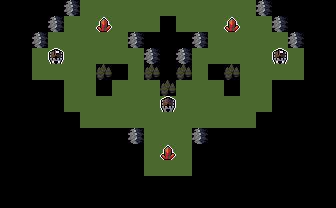

Below is a game level as drawn by its tile map, then a one-line description and the .tmx that defines it (tile-layer data replaced by summaries):
An orthogonal 21x13 tile map with 16x16 px tiles, 3 tile layers (Tiles, Objects, Tier3), 6 hidden layers not drawn.

<map version="1.10" tiledversion="1.10.0" orientation="orthogonal" renderorder="right-down" width="21" height="13" tilewidth="16" tileheight="16" infinite="0" nextlayerid="33" nextobjectid="102">
 <editorsettings>
  <export format="ecs" />
 </editorsettings>
 <tileset firstgid="1" source="../../tilesets/map-maker-tileset.tsx" />
 <group id="17" name="Tiles" offsetx="2.84217e-14" offsety="0">
  <properties>
   <property name="entityLayer" type="bool" value="true" />
  </properties>
  <layer id="2" name="Tiles" width="21" height="13">
   <properties>
    <property name="prototypeLayer" type="bool" value="true" />
   </properties>
   <data>[273 cells, 117 non-empty, 3 distinct tile ids]</data>
  </layer>
 </group>
 <group id="15" name="Objects">
  <properties>
   <property name="entityLayer" type="bool" value="true" />
  </properties>
  <layer id="10" name="Objects" width="21" height="13">
   <properties>
    <property name="prototypeLayer" type="bool" value="true" />
   </properties>
   <data>[273 cells, 6 non-empty, 3 distinct tile ids]</data>
  </layer>
  <objectgroup id="18" name="Portals" />
 </group>
 <group id="11" name="Extras">
  <properties>
   <property name="entityLayer" type="bool" value="true" />
  </properties>
  <group id="20" name="Zone" visible="0">
   <properties>
    <property name="componentLayer" type="bool" value="true" />
    <property name="encoding" value="uint32" />
   </properties>
   <layer id="26" name="Zone5" width="21" height="13">
    <properties>
     <property name="value" type="int" value="5" />
    </properties>
    <data>[273 cells, 0 non-empty, 0 distinct tile ids]</data>
   </layer>
   <layer id="24" name="Zone4" width="21" height="13">
    <properties>
     <property name="value" type="int" value="4" />
    </properties>
    <data>[273 cells, 0 non-empty, 0 distinct tile ids]</data>
   </layer>
   <layer id="23" name="Zone3" width="21" height="13">
    <properties>
     <property name="value" type="int" value="3" />
    </properties>
    <data>[273 cells, 0 non-empty, 0 distinct tile ids]</data>
   </layer>
   <layer id="22" name="Zone2" width="21" height="13">
    <properties>
     <property name="value" type="int" value="2" />
    </properties>
    <data>[273 cells, 0 non-empty, 0 distinct tile ids]</data>
   </layer>
   <layer id="21" name="Zone1" width="21" height="13">
    <properties>
     <property name="value" type="int" value="1" />
    </properties>
    <data>[273 cells, 0 non-empty, 0 distinct tile ids]</data>
   </layer>
  </group>
  <group id="27" name="Tier">
   <properties>
    <property name="componentLayer" type="bool" value="true" />
    <property name="encoding" value="uint32" />
   </properties>
   <layer id="31" name="Tier3" width="21" height="13">
    <properties>
     <property name="value" type="int" value="3" />
    </properties>
    <data>[273 cells, 0 non-empty, 0 distinct tile ids]</data>
   </layer>
  </group>
 </group>
 <layer id="3" name="[UNUSED] Wang" width="21" height="13" visible="0">
  <data>[273 cells, 0 non-empty, 0 distinct tile ids]</data>
 </layer>
</map>
